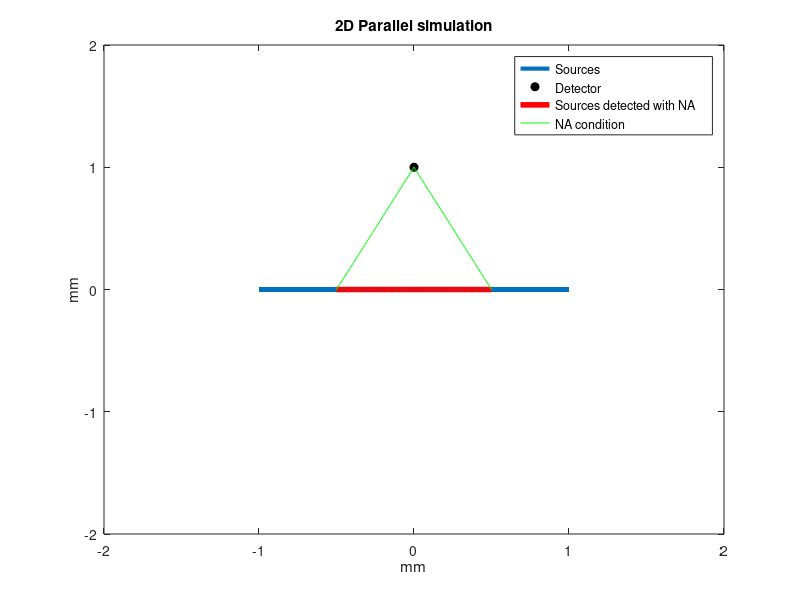
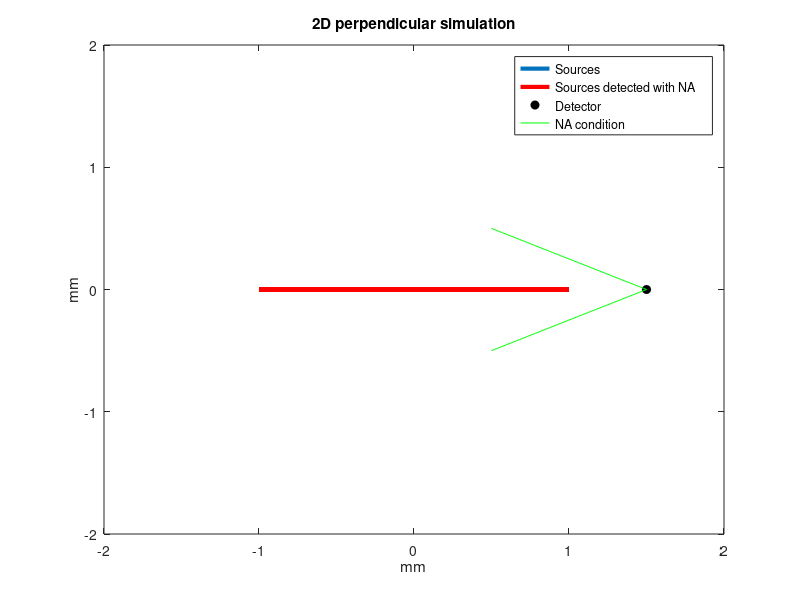
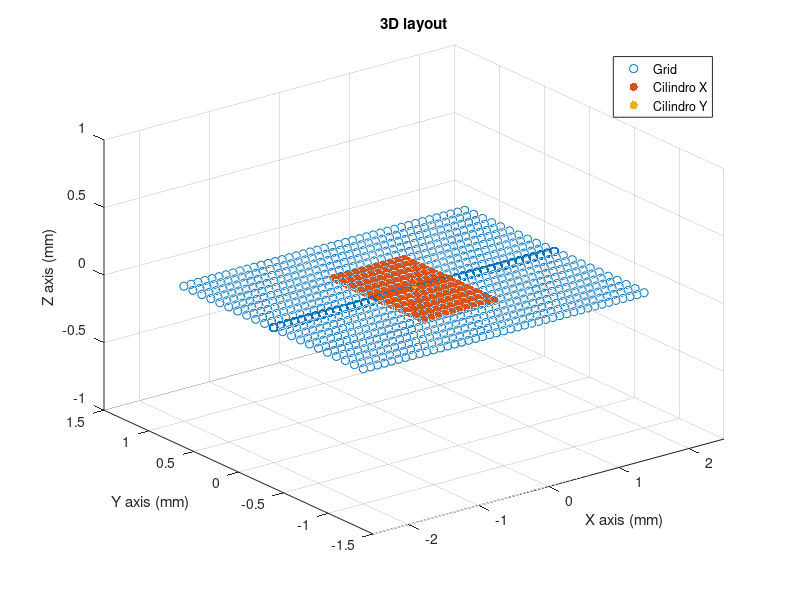

Write the MATLAB code that produced these figures, in order.
%% Layout representation of 2D and 3D grids with a cross reconstruction and cillinder
% you can create figures and visualize them

close all

%% VARIABLES
l=500; %length signal
dx=100e-6; %m
dy=100e-6; %m
pdetX=(-2e-3:dx:2e-3); % X (m) -2 a 2 mm
pdetY=(-1e-3:dy:3e-3); % Y (m) -1 a 1 mm 
Nx=length(pdetX);
Ny=length(pdetY);
N=500;
pfuente=zeros(3,N);% m x, y, z

%vertical
a=-0.75e-3; 
b=-1.25e-3;
z= a+(b-a).*rand(1,N/2+1); %random numbers
pfuente(3,1:N/2+1)=z;

%horizontal
a= 0.25e-3;
b=-0.25e-3;
x= a+(b-a).*rand(1,N/2); %random numbers
pfuente(1,N/2+1:end)=x;
pfuente(3,N/2+1:end)=-1e-3;

%% 
an = 0:pi/50:2*pi;
r=1e-3;
punto=zeros(3,1);
punto(1)=-0.25e-3;
punto(2)=-0.5e-3;
punto(3)=0;
x= r * cos(an)-0.25e-3;
y= r * sin(an)-0.5e-3;
posNA=zeros(3,length(an));
posNA(1,:)=x;
posNA(2,:)=y;
posNA(3,:)=-1.25e-3;

fcilx=zeros(3,100); 
fcily=zeros(3,100); 
fcilz=zeros(3,100); 

fcilx(1,:)=linspace(-0.5e-3,0.5e-3,100); %tamaño cilindro x
fcilx(3,:)=-1e-3;

fcily(2,:)=linspace(-0.75e-3,0.75e-3,100); %tamaño cilindro y
fcily(3,:)=-1e-3;

fcilz(3,:)=linspace(-0.75e-3,-1.25e-3,100); %tamaño cilindro z


%% GRID
S=zeros(3,Nx*Ny);
N=Nx*Ny;
for i=Nx:Nx:N
    S(1,i-Nx+1:i)=pdetX;
    if pdetY(i/Nx)>1e-3
       S(2,i-Nx+1:i)=0;
    else
    S(2,i-Nx+1:i)=pdetY(i/Nx);
    end
end

%% ANOTHER GRID
dx=100e-6; %m
dy=100e-6; %m
pdetX=(-2e-3:dx:2e-3); % X (m) -2 a 2 mm
pdetY=(-1e-3:dy:3e-3); % Y (m) -1 a 1 mm 

S_n=zeros(3,231);
N=231;
Nx=21;
for i=Nx:Nx:N
    S_n(1,i-Nx+1:i)=pdetX(1:21);
    if pdetY(i/Nx)>1e-3
       S_n(2,i-Nx+1:i)=0;
    else
    S_n(2,i-Nx+1:i)=pdetY(i/Nx);
    end
end

%%
cuadrado=zeros(3,441);
ex1=linspace(-0.5,0.5,21);

for i=21:21:441
    cuadrado(1,i-20:i)=ex1;
    cuadrado(2,i-20:i)=ex1(i/21);
end

% S_n(1,:)=linspace(-2e-3,0,121);
% S_n(2,:)=linspace(-1e-3,0,121);
%% 3D layout
figure(3)
scatter3(S(1,:)*1e3,S(2,:)*1e3,S(3,:)*1e3,'blue');title('3D layout');xlabel('X axis (mm)');ylabel('Y axis (mm)');zlabel('Z axis (mm)'); hold on
%scatter3(S_n(1,:)*1e3,S_n(2,:)*1e3,S_n(3,:)*1e3,'red','filled');%grid
scatter3(cuadrado(1,:),cuadrado(2,:),zeros(1,441),'red','filled');
scatter3(0,0,0,'black','filled')
%scatter3(pfuente(1,:)*1e3,pfuente(2,:)*1e3,pfuente(3,:)*1e3);%cross
% scatter3(fcilx(1,:)*1e3,fcilx(2,:)*1e3,fcilx(3,:)*1e3,'red','filled');%cillinder
% scatter3(fcily(1,:)*1e3,fcily(2,:)*1e3,fcily(3,:)*1e3,'green','filled');%cillinder
% scatter3(fcilz(1,:)*1e3,fcilz(2,:)*1e3,fcilz(3,:)*1e3,'yellow','filled');%cillinder

%scatter3(posNA(1,:)*1e3,posNA(2,:)*1e3,posNA(3,:)*1e3,'filled','magenta');
%scatter3(linspace(-0.25,0,101)*1e3,linspace(-0.5,0,101)*1e3,posNA(3,:)*1e3,'filled','magenta');

%scatter3(punto(1)*1e3,punto(2)*1e3,punto(3)*1e3,'filled','black');hold off%detector position

% %
% line(-0.25*ones(100),linspace(0.5,-0.5,100),linspace(0,-2,100),'Color','green','LineWidth',4);
hold off ;legend('Grid','Cilindro X','Cilindro Y','Cilindro Z'); ylim([-1.5 1.5]); xlim([-2.5 2.5]);%zlim([ -1.5 0])
%legend('Grid','Real scanning points','Sources','NA','Detector'); ylim([-1.5 1.5]); xlim([-2.5 2.5])

%% 2D layout
tic
N=100000; %number of sources
vs=1500;  %m/s
p0=1; %u.au
Rs=10e-6; %m
pdet=zeros(2,3);
l=100000;
c=zeros(1,l);


pdet(1,:)=[0,1500*1e-6,0]; %0 degrees parallel
pdet(2,:)=[0,0,1000*1e-6];  %90 degrees perpendicular
intval=[-1000*1e-6,1000*1e-6 ]; 
a=intval(1);
b=intval(2);
y=intval(1) + (intval(2)-intval(1)).*rand(N,1);
t=linspace(0,4*1e-6,l); %time
pp=zeros(2,length(t)); %pressure

rup=pdet(2,3)*sind(30);%NA limits
rdown=pdet(2,3)*sind(-30);
%% PARALLEL LAYOUT
figure(1)
plot(y*1e3,c,'LineWidth',3);xlim([-2 2]); ylim([-2 2]); 
xlabel('mm','FontName','Helvetica');ylabel('mm','FontName','Helvetica');hold on
scatter(pdet(1),pdet(2,3)*1e3,'MarkerFaceColor','k','MarkerEdgeColor','k');title('2D Parallel simulation')
plot(1e3*linspace(rup,rdown),zeros(1,100),'r','Linewidth',4); %NA
plot(1e3*linspace(rup,0),1e3*linspace(0,pdet(2,3)),'g');
plot(1e3*linspace(rdown,0),1e3*linspace(0,pdet(2,3)),'g');
legend({'Sources','Detector','Sources detected with NA','NA condition'}, 'FontSize',9,'FontName','Helvetica');
set(gca, 'YTick', [-2 -1 0 1 2]); % EJE Y 
set(gca, 'XTick', [-2 -1 0 1 2]); % EJE X
hold off

%% PERPENDICULAR LAYOUT
figure(2)
plot(y*1e3,c,'LineWidth',3);hold on
plot(y*1e3,c,'LineWidth',3,'Color','r');xlabel('mm','FontName','Helvetica');ylabel('mm','FontName','Helvetica');
xlim([-2 2]); ylim([-2 2]);
scatter(pdet(1,2)*1e3,pdet(1),'MarkerFaceColor','k','MarkerEdgeColor','k');title('2D perpendicular simulation');
plot(linspace(0.5,1.5),linspace(0.5,0),'g');plot(linspace(0.5,1.5),linspace(-0.5,0),'g');
legend({'Sources','Sources detected with NA','Detector','NA condition'}, 'FontSize',9,'FontName','Helvetica');
set(gca, 'YTick', [-2 -1 0 1 2]); % EJE Y 
set(gca, 'XTick', [-2 -1 0 1 2]); % EJE X
hold off
